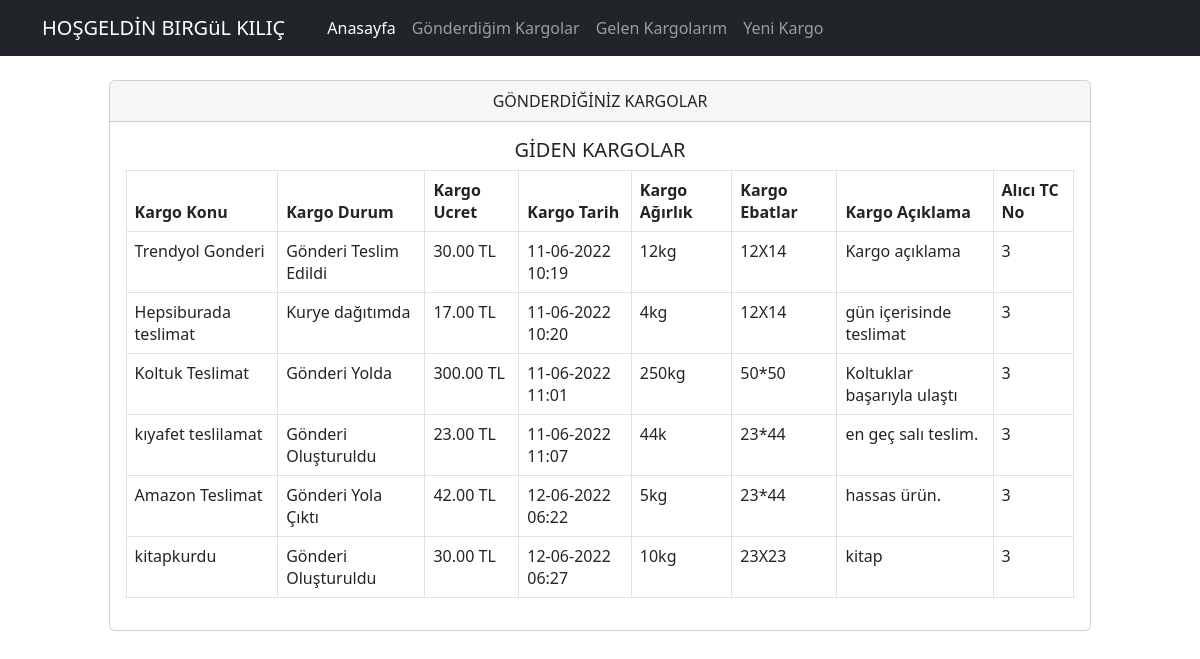
Page /gidenkargo.php (signed in) on the committed database.
### tables this page shows
CREATE TABLE IF NOT EXISTS `tblgonderiler` (
  `gonderiID` int(11) NOT NULL AUTO_INCREMENT,
  `gonderenID` int(11) DEFAULT NULL,
  `aliciID` int(11) DEFAULT NULL,
  `gonderiKonu` varchar(500) DEFAULT NULL,
  `gonderiIcerik` varchar(500) DEFAULT NULL,
  `gonderiAciklama` varchar(500) DEFAULT NULL,
  `gonderiAgirlik` varchar(500) DEFAULT NULL,
  `gonderiEbatlar` varchar(500) DEFAULT NULL,
  `gonderiDurum` varchar(500) DEFAULT NULL,
  `gonderiUcret` varchar(100) DEFAULT NULL,
  `tarih` varchar(300) DEFAULT NULL,
  PRIMARY KEY (`gonderiID`)
);

### gidenkargo.php (the view, shortened to what this page needs)
<?php include("db.php"); ?>
<?php include('includes/header.php'); ?>
<main class="container p-4 md-3">
  <div class="text-center">
    <div>
      <div class="card" style="width:90%">
        <div class="card-header">GÖNDERDİĞİNİZ KARGOLAR</div>
        <div class="card-body">
        <?php if (isset($_SESSION['kullaniciID'])) { ?>
      <div class="title text-center"><h5>GİDEN KARGOLAR</h5></div>
      <table class="table table-bordered">
        <thead>
          <tr>
            <th>Kargo Konu</th>
            <th>Kargo Durum</th>
            <th>Kargo Ucret</th>
            <th>Kargo Tarih</th>
            <th>Kargo Ağırlık</th>
            <th>Kargo Ebatlar</th>
            <th>Kargo Açıklama</th>
            <th>Alıcı TC No</th>
          </tr>
        </thead>
        <tbody>
          <?php
          $query = "SELECT * FROM tblgonderiler WHERE gonderenID=".$_SESSION['kullaniciID']."";
          $result_tasks = mysqli_query($conn, $query);
          while($row = mysqli_fetch_assoc($result_tasks)) { ?>
          <tr>
            <td><?php echo $row['gonderiKonu']; ?></td>
            <td><?php echo $row['gonderiDurum']; ?></td>
            <td><?php echo $row['gonderiUcret']; ?></td>
            <td><?php echo $row['tarih']; ?></td>
            <td><?php echo $row['gonderiAgirlik']; ?></td>
            <td><?php echo $row['gonderiEbatlar']; ?></td>
            <td><?php echo $row['gonderiAciklama']; ?></td>
            <td><?php echo $row['aliciID']; ?></td>
          </tr>
          <?php } ?>
        </tbody>
      </table>
    </div>
    <?php } ?>
        </div>
      </div>
    </div>
</main>
<?php include('includes/footer.php');?>

### gidenkargo.php (style rules this page uses)
.card { margin: 0 auto; float: none; margin-bottom: 10px; width:40%; }

### rows in the picture
tblgonderiler: gonderiKonu "Trendyol Gonderi", gonderiDurum "Gönderi Teslim Edildi", gonderiUcret "30.00 TL", tarih "11-06-2022 10:19", gonderiAgirlik "12kg", gonderiEbatlar "12X14", gonderiAciklama "Kargo açıklama", aliciID "3"
tblgonderiler: gonderiKonu "Hepsiburada teslimat", gonderiDurum "Kurye dağıtımda", gonderiUcret "17.00 TL", tarih "11-06-2022 10:20", gonderiAgirlik "4kg", gonderiEbatlar "12X14", gonderiAciklama "gün içerisinde teslimat", aliciID "3"
tblgonderiler: gonderiKonu "Koltuk Teslimat", gonderiDurum "Gönderi Yolda", gonderiUcret "300.00 TL", tarih "11-06-2022 11:01", gonderiAgirlik "250kg", gonderiEbatlar "50*50", gonderiAciklama "Koltuklar başarıyla ulaştı", aliciID "3"
tblgonderiler: gonderiKonu "kıyafet teslilamat", gonderiDurum "Gönderi Oluşturuldu", gonderiUcret "23.00 TL", tarih "11-06-2022 11:07", gonderiAgirlik "44k", gonderiEbatlar "23*44", gonderiAciklama "en geç salı teslim.", aliciID "3"
tblgonderiler: gonderiKonu "Amazon Teslimat", gonderiDurum "Gönderi Yola Çıktı", gonderiUcret "42.00 TL", tarih "12-06-2022 06:22", gonderiAgirlik "5kg", gonderiEbatlar "23*44", gonderiAciklama "hassas ürün.", aliciID "3"
tblgonderiler: gonderiKonu "kitapkurdu", gonderiDurum "Gönderi Oluşturuldu", gonderiUcret "30.00 TL", tarih "12-06-2022 06:27", gonderiAgirlik "10kg", gonderiEbatlar "23X23", gonderiAciklama "kitap", aliciID "3"

### other values in the picture
$_SESSION['adSoyad'] "BIRGüL KILIÇ"
